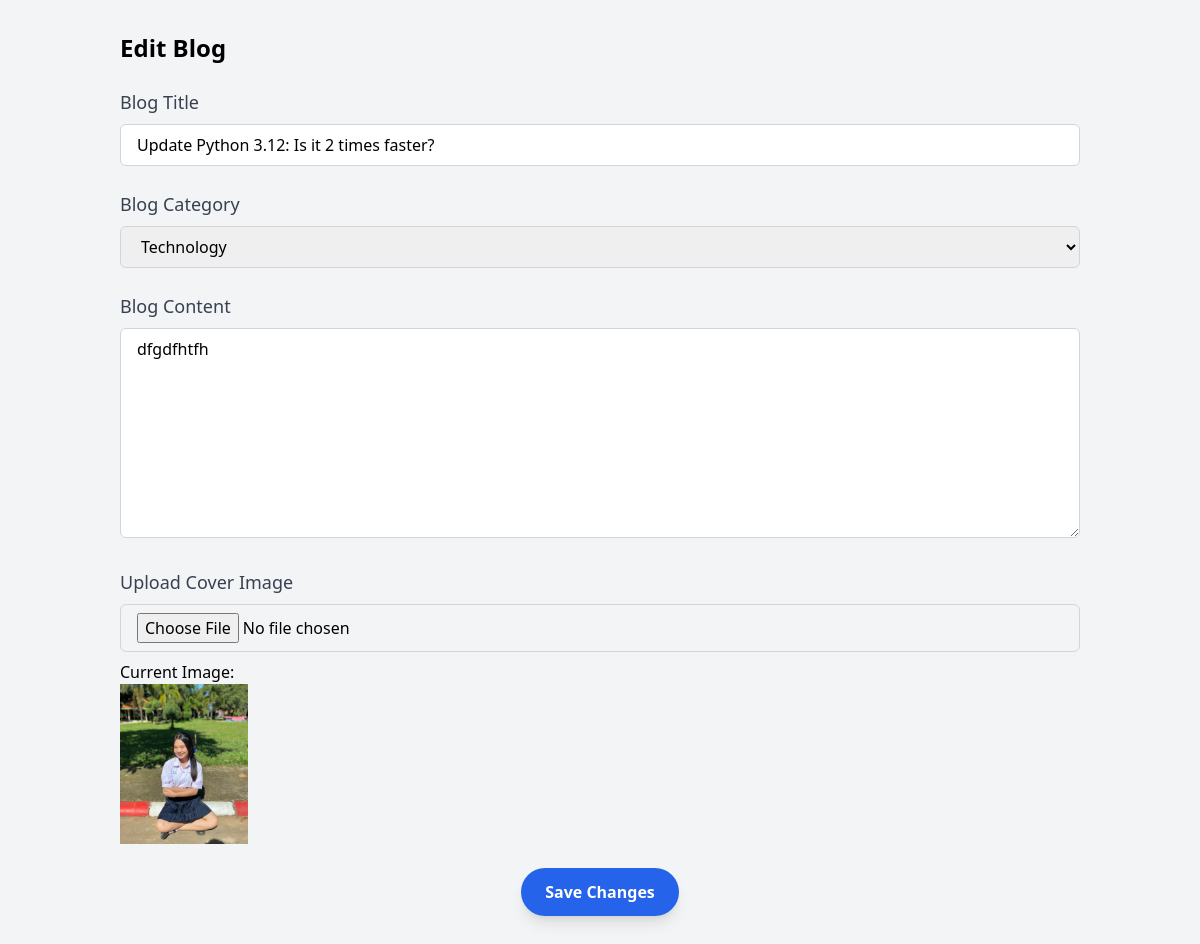
/edit/21/ (signed in), run on an earlier commit of the app's database.
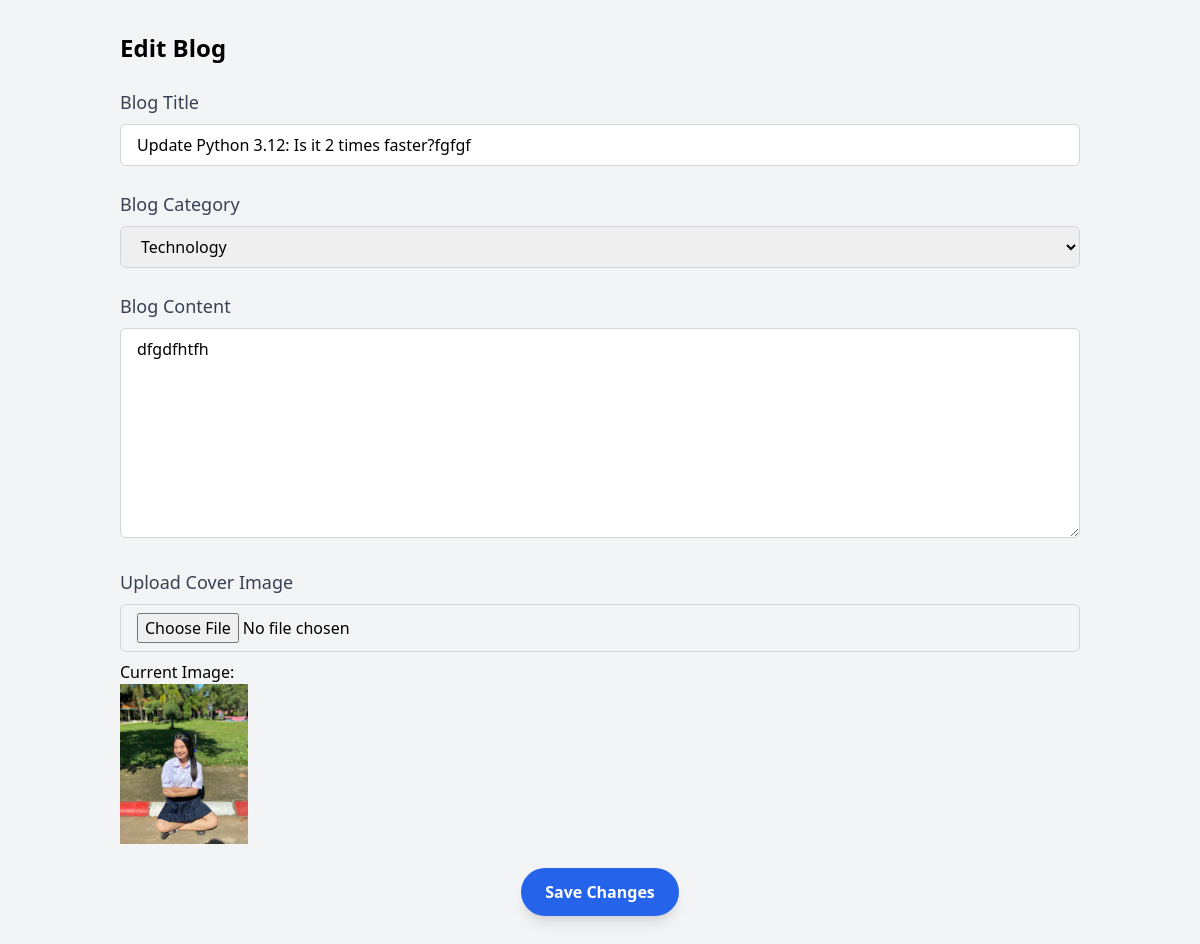
And on a later commit of the database.
### blog/models.py (models this page shows, shortened)
class Blog(models.Model):
    title = models.CharField(max_length=200)
    content = models.TextField()
    category = models.CharField(max_length=100)
    image = models.ImageField(upload_to='blog_images/', blank=True, null=True)
    author = models.ForeignKey(User, on_delete=models.CASCADE)
    created_at = models.DateTimeField(auto_now_add=True)
    updated_at = models.DateTimeField(auto_now=True)
    views = models.IntegerField(default=0)  # ฟิลด์นับยอดเข้าชม

### blog/views.py (the view, shortened to what this page needs)
# urls.py: path('edit/<int:blog_id>/', views.edit_blog, name='edit_blog'),
@login_required
def edit_blog(request, blog_id):
    blog = get_object_or_404(Blog, id=blog_id)
    return render(request, 'blog/edit_blog.html', {'blog': blog})

### blog/templates/blog/edit_blog.html (shortened to what this page needs)
<!DOCTYPE html>
<html lang="en">
<head>
    <script src="https://cdn.tailwindcss.com"></script>
</head>
<body class="bg-gray-100">
    <div class="container mx-auto p-8">
        <h2 class="text-2xl font-bold mb-6">Edit Blog</h2>
        <form method="POST" enctype="multipart/form-data">
            <div class="mb-6">
                <label for="title" class="block text-lg font-medium text-gray-700 mb-2">Blog Title</label>
                <input type="text" id="title" name="title" value="{{ blog.title }}"
                       class="w-full px-4 py-2 border border-gray-300 rounded-md focus:outline-none focus:ring-2 focus:ring-blue-500">
            </div>
            <div class="mb-6">
                <label for="category" class="block text-lg font-medium text-gray-700 mb-2">Blog Category</label>
                <select id="category" name="category"
                        class="w-full px-4 py-2 border border-gray-300 rounded-md focus:outline-none focus:ring-2 focus:ring-blue-500">
                    <option value="technology" {% if blog.category == 'technology' %}selected{% endif %}>Technology</option>
                </select>
            </div>
            <div class="mb-6">
                <label for="content" class="block text-lg font-medium text-gray-700 mb-2">Blog Content</label>
                <textarea id="content" name="content" rows="8"
                          class="w-full px-4 py-2 border border-gray-300 rounded-md focus:outline-none focus:ring-2 focus:ring-blue-500">{{ blog.content }}</textarea>
            </div>
            <div class="mb-6">
                <label for="image" class="block text-lg font-medium text-gray-700 mb-2">Upload Cover Image</label>
                <input type="file" id="image" name="image"
                       class="w-full px-4 py-2 border border-gray-300 rounded-md focus:outline-none focus:ring-2 focus:ring-blue-500">
                {% if blog.image %}
                    <p class="mt-2">Current Image: <img src="{{ blog.image.url }}" alt="{{ blog.title }}" class="w-32 h-auto"></p>
                {% endif %}
            </div>
            <div class="text-center">
                <button type="submit"
                        class="bg-blue-600 text-white font-semibold px-6 py-3 rounded-full shadow-lg hover:bg-blue-700 transition">Save Changes</button>
            </div>
        </form>
    </div>
</body>
</html>

What changed in the data, as far as the page shows it:
changed Blog "Technology": title "Update Python 3.12: Is it 2 times faster?" → "Update Python 3.12: Is it 2 times faster?fgfgf"
